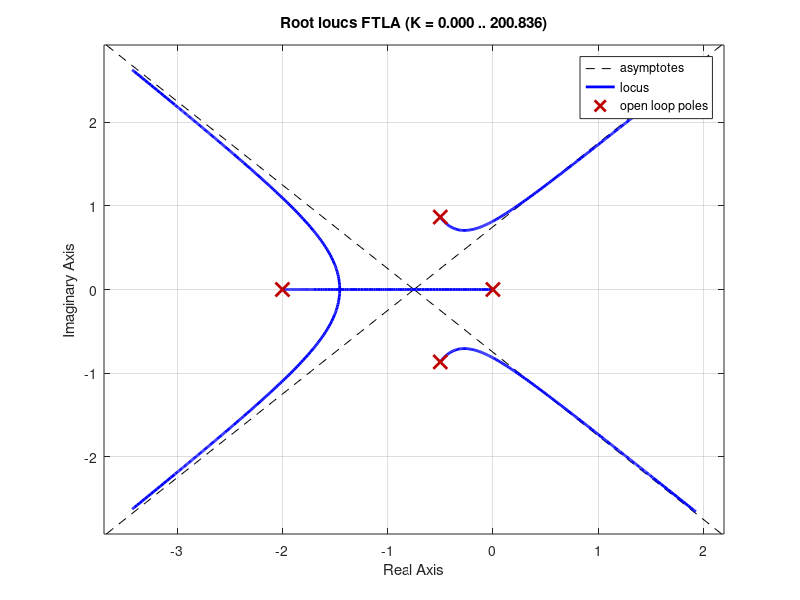
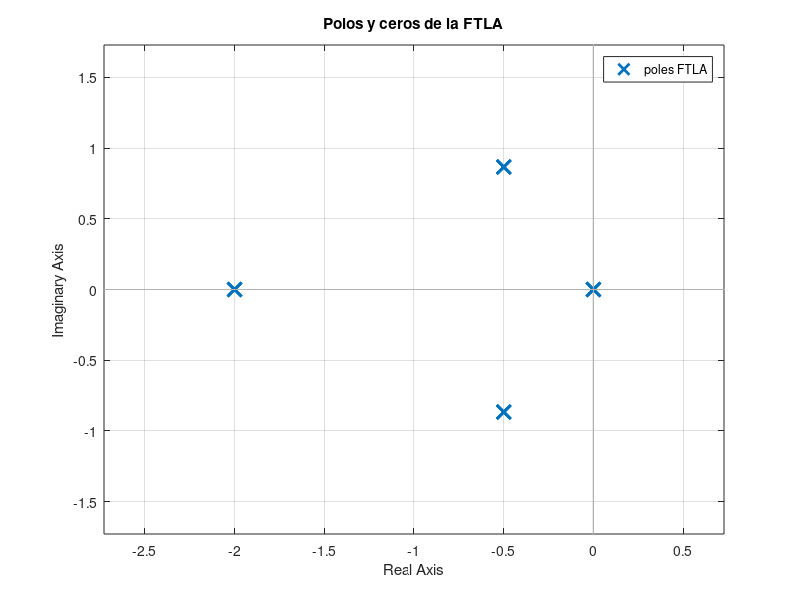
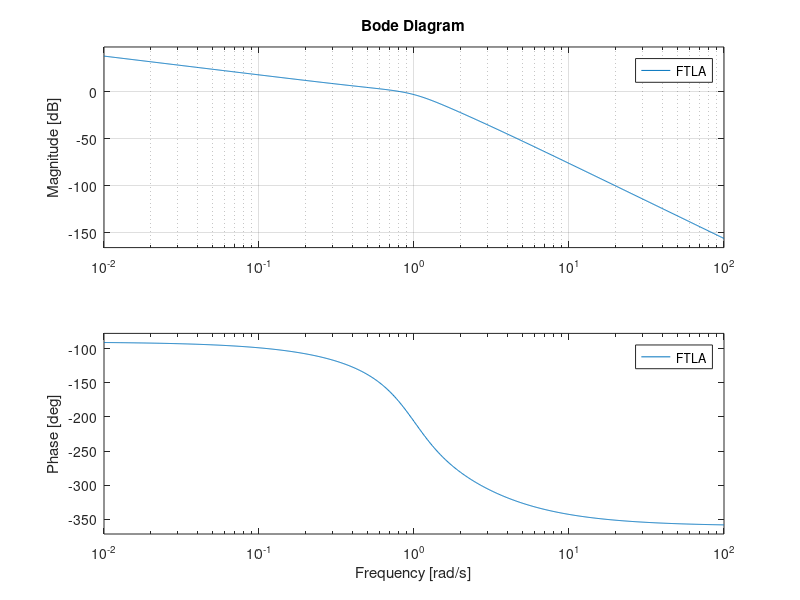
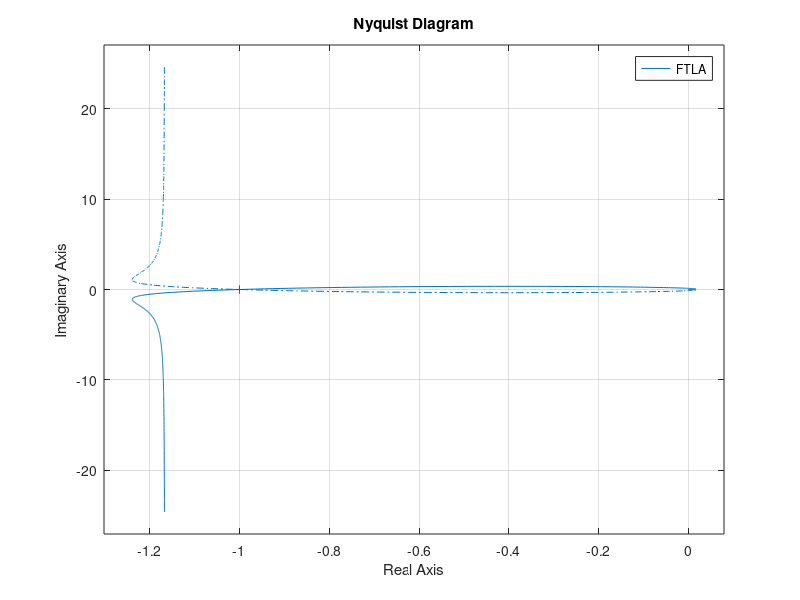

The MATLAB script that drew these images, in order:
%% Bode - Sistema de fase minima

k = 1;
Ga = zpk([], [0], k);
Gp = tf([k], [1 1 1]);
H = zpk([], [-2], k);
FTLA = Ga * Gp * H

figure(1)
rlocus(FTLA)

%% Sistema Estable
figure(2)
Ga = zpk([], [0], k);
Gp = tf([k], [1 1 1]);
H = zpk([], [-2], k);
FTLA = Ga * Gp * H
pzmap(FTLA)
figure(3)
bode(FTLA)
grid

figure(4)
nyquist(FTLA)

figure(5)
Ga = zpk([], [-0.0005], k);
Gp = tf([k], [1 1 1]);
H = zpk([], [-2], k);
FTLA = Ga * Gp * H
nyquist(FTLA)

FTLC = tf([k 2*k], [1 3 3 2 k])
figure(6)
bode(FTLC)
grid

figure(7)
step(FTLC)

%% Sistema Inestable
k = 2;
figure(2)
Ga = zpk([], [0], k);
Gp = tf([k], [1 1 1]);
H = zpk([], [-2], k);
FTLA = Ga * Gp * H
pzmap(FTLA)
figure(3)
bode(FTLA)
grid

figure(4)
nyquist(FTLA)

figure(5)
Ga = zpk([], [-0.0005], 1);
Gp = tf([k], [1 1 1]);
H = zpk([], [-2], 1);
FTLA = Ga * Gp * H
nyquist(FTLA)

FTLC = tf([k 2*k], [1 3 3 2 k])
figure(6)
bode(FTLC)
grid

figure(7)
step(FTLC)

figure(8)
pzmap(FTLC)
title('Polos y ceros en FTLC')

%% Sistema Criticamente Establle
k = 1.555556;
figure(2)
Ga = zpk([], [0], 1);
Gp = tf([k], [1 1 1]);
H = zpk([], [-2], 1);
FTLA = Ga * Gp * H
pzmap(FTLA)
title('Polos y ceros de la FTLA')

figure(3)
bode(FTLA)
grid

figure(4)
nyquist(FTLA)

figure(5)
Ga = zpk([], [-0.0005], 1);
Gp = tf([k], [1 1 1]);
H = zpk([], [-2], 1);
FTLA = Ga * Gp * H
nyquist(FTLA)

FTLC = tf([k 2*k], [1 3 3 2 k])
figure(6)
bode(FTLC)
grid

figure(7)
step(FTLC)

figure(8)
pzmap(FTLC)
title('Polos y ceros en FTLC')
